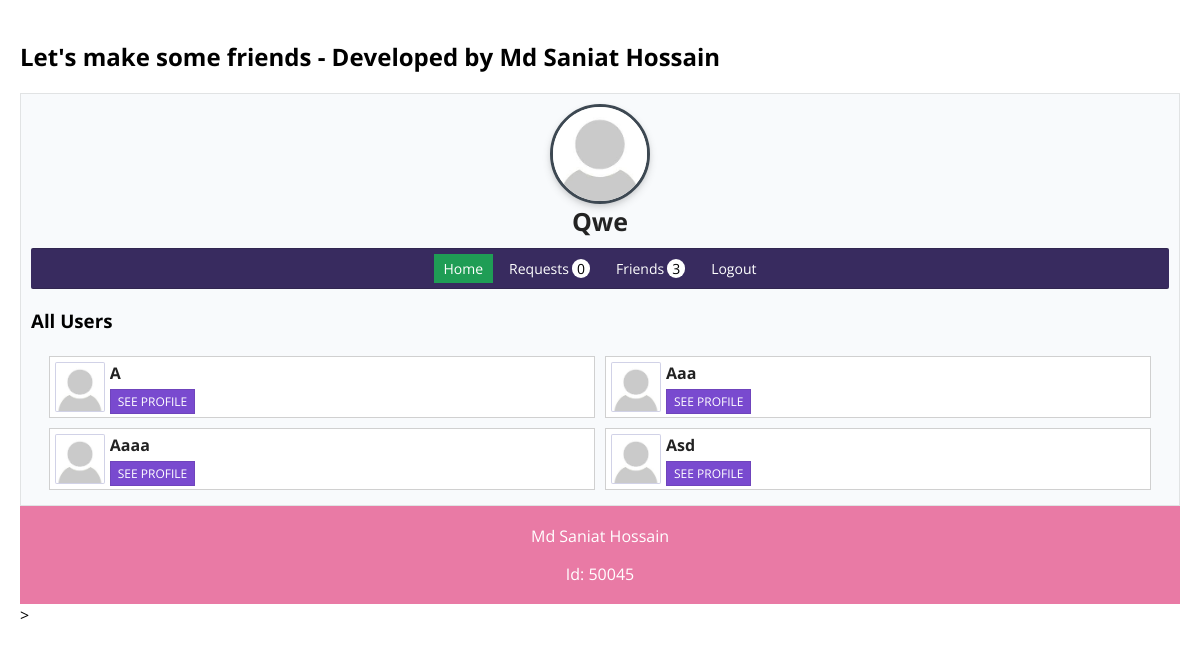
The app's page /profile.php (signed in) with its own data.
### tables this page shows
CREATE TABLE `users` (
  `id` int(11) NOT NULL,
  `username` varchar(30) NOT NULL,
  `user_email` varchar(50) NOT NULL,
  `user_password` varchar(100) NOT NULL,
  `user_image` varchar(20) NOT NULL
);

### includes/init.php (called while the page is built, shortened)
<?php
require 'classes/user.php';
require 'classes/friend.php';
$db_obj = new Database();
$db_connection = $db_obj->dbConnection();
$user_obj = new User($db_connection);
$frnd_obj = new Friend($db_connection);
?>

### includes/classes/user.php (called while the page is built, shortened)
<?php
class User{
    protected $db;
    function __construct($db_connection){
        $this->db = $db_connection;
    }
    function find_user_by_id($id){
        try{
            $find_user = $this->db->prepare("SELECT * FROM `users` WHERE id = ?");
            $find_user->execute([$id]);
            if($find_user->rowCount() === 1){
                return $find_user->fetch(PDO::FETCH_OBJ);
            }
            else{
                return false;
            }
        }
        catch (PDOException $e) {
            die($e->getMessage());
        }
    }
    function all_users($id){
        try{
            $get_users = $this->db->prepare("SELECT id, username, user_image FROM `users` WHERE id != ?");
            $get_users->execute([$id]);
            if($get_users->rowCount() > 0){
                return $get_users->fetchAll(PDO::FETCH_OBJ);
            }
            else{
                return false;
            }
        }
        catch (PDOException $e) {
            die($e->getMessage());
        }
    }
}
?>

### includes/classes/friend.php (called while the page is built, shortened)
<?php
class Friend{
    protected $db;
    public function __construct($db_connection){
        $this->db = $db_connection;
    }
    public function request_notification($my_id, $send_data){
        try{
            $sql = "SELECT sender, username, user_image FROM `friend_request` JOIN users ON friend_request.sender = users.id WHERE receiver = ?";
            $stmt = $this->db->prepare($sql);
            $stmt->execute([$my_id]);
            if($send_data){
                return $stmt->fetchAll(PDO::FETCH_OBJ);
            }
            else{
                return $stmt->rowCount();
            }
        }
        catch (PDOException $e) {
            die($e->getMessage());
        }
    }
    public function get_all_friends($my_id, $send_data){
        try{
            $sql = "SELECT * FROM `friends` WHERE user_one = :my_id OR user_two = :my_id";
            $stmt = $this->db->prepare($sql);
            $stmt->bindValue(':my_id',$my_id, PDO::PARAM_INT);
            $stmt->execute();
                if($send_data){
                    $return_data = [];
                    $all_users = $stmt->fetchAll(PDO::FETCH_OBJ);
                    foreach($all_users as $row){
                        if($row->user_one == $my_id){
                            $get_user = "SELECT id, username, user_image FROM `users` WHERE id = ?";
                            $get_user_stmt = $this->db->prepare($get_user);
                            $get_user_stmt->execute([$row->user_two]);
                            array_push($return_data, $get_user_stmt->fetch(PDO::FETCH_OBJ));
                        }else{
                            $get_user = "SELECT id, username, user_image FROM `users` WHERE id = ?";
                            $get_user_stmt = $this->db->prepare($get_user);
                            $get_user_stmt->execute([$row->user_one]);
                            array_push($return_data, $get_user_stmt->fetch(PDO::FETCH_OBJ));
                        }
                    }
                    return $return_data;
                }
                else{
                    return $stmt->rowCount();
                }
        }
        catch (PDOException $e) {
            die($e->getMessage());
        }
    }
}
?>

### profile.php (the view, shortened to what this page needs)
<?php
require 'includes/init.php';
if(isset($_SESSION['user_id']) && isset($_SESSION['email'])){
    $user_data = $user_obj->find_user_by_id($_SESSION['user_id']);
    $all_users = $user_obj->all_users($_SESSION['user_id']);
}
else{
    header('Location: logout.php');
    exit;
}
$get_req_num = $frnd_obj->request_notification($_SESSION['user_id'], false);
$get_frnd_num = $frnd_obj->get_all_friends($_SESSION['user_id'], false);
?>
<!DOCTYPE html>
<html lang="en">
<head>
    <link rel="stylesheet" href="./style.css">
</head>
<body>
	<h2>Let's make some friends - Developed by Md Saniat Hossain</h2>
    <div class="profile_container">
        <div class="inner_profile">
            <div class="img">
                <img src="profile_images/<?php echo $user_data->user_image; ?>" alt="Profile image">
            </div>
            <h1><?php echo  $user_data->username;?></h1>
        </div>
        <nav>
            <ul>
                <li><a href="profile.php" rel="noopener noreferrer" class="active">Home</a></li>
                <li><a href="notifications.php" rel="noopener noreferrer">Requests<span class="badge <?php
                if($get_req_num > 0){
                    echo 'redBadge';
                }
                ?>"><?php echo $get_req_num;?></span></a></li>
                <li><a href="friends.php" rel="noopener noreferrer">Friends<span class="badge"><?php echo $get_frnd_num;?></span></a></li>
                <li><a href="logout.php" rel="noopener noreferrer">Logout</a></li>
            </ul>
        </nav>
        <div class="all_users">
            <h3>All Users</h3>
            <div class="usersWrapper">
                <?php
                if($all_users){
                    foreach($all_users as $row){
                        echo '<div class="user_box">
                                <div class="user_img"><img src="profile_images/'.$row->user_image.'" alt="Profile image"></div>
                                <div class="user_info"><span>'.$row->username.'</span>
                                <span><a href="user_profile.php?id='.$row->id.'" class="see_profileBtn">See profile</a></div>
                            </div>';
                    }
                }
                else{
                    echo '<h4>There is no user!</h4>';
                }
                ?>
            </div>
        </div>
    </div>
    <footer>
  <p>Md Saniat Hossain<br>
  <p>Id: 50045</a></p>
</footer>>
</body>
</html>

### style.css (style rules this page uses)
* { box-sizing: border-box; -webkit-box-sizing: border-box; }
body { padding: 20px; margin: 0; font-family: 'Open Sans', sans-serif; }
a { color: inherit; text-decoration: none; outline: none; }
h1 { text-align: center; color: #232323; }
.profile_container { max-width: 1600px; background-color: #F8FAFC; border: 1px solid rgba(23,23,23, .1); padding: 10px; }
.profile_container nav ul { list-style: none; padding: 5px 0; margin:10px 0; display: flex; flex-wrap: wrap; border-top: 1px solid rgba(23,23,23, .2); border-bottom: 1px solid rgba(23,23,23, .2); justify-content: center; background: #382B5F; border-radius: 2px; }
.profile_container nav ul li a { color: #FFF; font-size: 14px; display: block; padding:5px 10px; margin:0 3px; }
.profile_container nav .badge { background: #FFF; display: inline-block; padding:0 5px; margin-left: 3px; color: #000; border-radius: 20px; }
.inner_profile .img { overflow: hidden; width: 100px; height: 100px; border-radius: 50%; background: #FFF; box-shadow: 0 4px 8px 0 rgba(0,0,0,0.12), 0 2px 4px 0 rgba(0,0,0,0.08); border: 3px solid #3D4852; margin: 0 auto; }
.inner_profile .img img { max-height: 100%; width: auto; }
.inner_profile h1 { padding: 0; margin: 0; font-size: 25px; text-transform: capitalize; }
.active { outline: none; background-color: #1F9D55 !important; color: #FFF !important; }
.all_users .usersWrapper { display: flex; flex-wrap: wrap; justify-content: center; }
.all_users .user_box { display: flex; flex-wrap: wrap; align-items: center; border: 1px solid rgba(23,23,23, .2); margin: 5px; padding: 5px; width: 48%; background-color: #FFF; align-items: stretch; }
.user_box .user_img { width: 50px; height: 50px; overflow: hidden; border: 1px solid rgba(23,23,23, .1); margin-right: 5px; border-radius: 2px; background-color: #E6E8FF; }
.user_box .user_img img { height: 100%; width: auto; }
.user_box .user_info { flex-grow: 1; }
.user_info span { display: block; }
.user_info span:first-child { text-overflow: ellipsis; overflow: hidden; white-space: nowrap; text-transform: capitalize; color: #222222; font-weight: bold; padding-bottom: 5px; }
.see_profileBtn { background-color: #794ACF; border: 1px solid rgba(23,23,23, .1); color: #FFF; font-size: 12px; padding:3px 7px; text-transform: uppercase; }
footer { text-align: center; padding: 3px; background-color: rgb(233, 122, 165); color: white; }

### records on screen
users: user_image (placeholder picture), username "Qwe"
users: user_image (placeholder picture), username "A"
users: user_image (placeholder picture), username "Aaa"
users: user_image (placeholder picture), username "Aaaa"
users: user_image (placeholder picture), username "Asd"

### other values on screen
$get_req_num "0"
$get_frnd_num "3"
